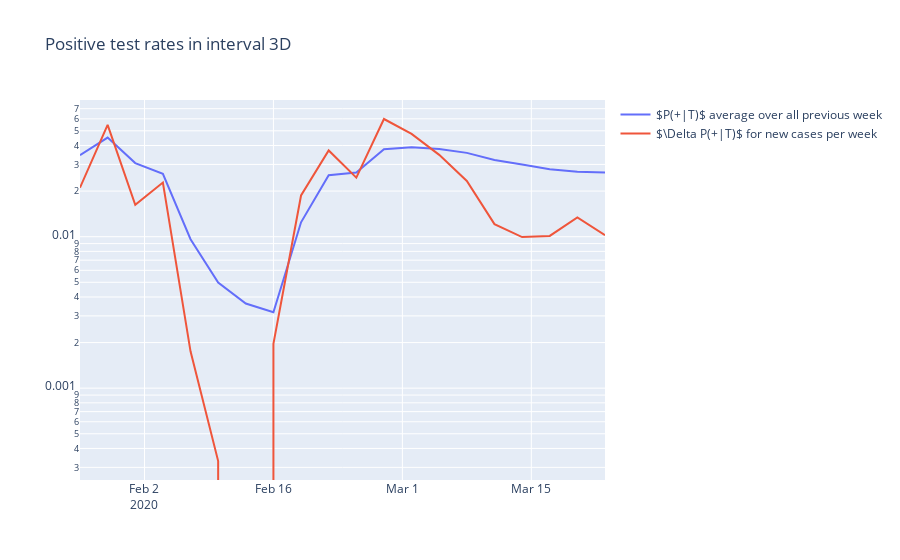

Notebook source saved alongside this figure:
### Code cell
df3 = df2.copy()
df3["delta_p_positive"] = df3["delta_n_positive"] / df3["delta_n_tests"]
df3["delta_p_negative"] = 1 - df3["delta_p_positive"]
df3["p_positive"] = df3["n_positive"] / df3["n_tests"]
df3["p_negative"] = 1 - df3["p_positive"]

fig = go.Figure()
fig.add_trace(
    go.Scatter(
        x=df3.date,
        y=df3.p_positive,
        mode="lines",
        name="$P(+|T)$ average over all previous week",
    )
)
fig.add_trace(
    go.Scatter(
        x=df3.date,
        y=df3.delta_p_positive,
        mode="lines",
        name="$\Delta P(+|T)$ for new cases per week",
    )
)
fig.update_layout(yaxis_type="log", title=f"Positive test rates in interval {freq}")
fig.show()

### Figure 1 — Plotly figure (JSON) as saved in the notebook; plotly's stock layout.template omitted (floating-point values rounded to 4 significant figures)
{"data": [{"mode": "lines", "name": "$P(+|T)$ average over all previous week", "type": "scatter", "x": ["2020-01-26T00:00:00", "2020-01-29T00:00:00", "2020-02-01T00:00:00", "2020-02-04T00:00:00", "2020-02-07T00:00:00", "2020-02-10T00:00:00", "2020-02-13T00:00:00", "2020-02-16T00:00:00", "2020-02-19T00:00:00", "2020-02-22T00:00:00", "2020-02-25T00:00:00", "2020-02-28T00:00:00", "2020-03-02T00:00:00", "2020-03-05T00:00:00", "2020-03-08T00:00:00", "2020-03-11T00:00:00", "2020-03-14T00:00:00", "2020-03-17T00:00:00", "2020-03-20T00:00:00", "2020-03-23T00:00:00"], "y": [0.03448, 0.04508, 0.03061, 0.02599, 0.009623, 0.004979, 0.00362, 0.003172, 0.01244, 0.02543, 0.0265, 0.03777, 0.03897, 0.03798, 0.03575, 0.03209, 0.03, 0.0279, 0.02682, 0.02651]}, {"mode": "lines", "name": "$\\Delta P(+|T)$ for new cases per week", "type": "scatter", "x": ["2020-01-26T00:00:00", "2020-01-29T00:00:00", "2020-02-01T00:00:00", "2020-02-04T00:00:00", "2020-02-07T00:00:00", "2020-02-10T00:00:00", "2020-02-13T00:00:00", "2020-02-16T00:00:00", "2020-02-19T00:00:00", "2020-02-22T00:00:00", "2020-02-25T00:00:00", "2020-02-28T00:00:00", "2020-03-02T00:00:00", "2020-03-05T00:00:00", "2020-03-08T00:00:00", "2020-03-11T00:00:00", "2020-03-14T00:00:00", "2020-03-17T00:00:00", "2020-03-20T00:00:00", "2020-03-23T00:00:00"], "y": [0.02105, 0.05469, 0.01626, 0.02278, 0.001751, 0.0003305, 0, 0.001963, 0.01871, 0.03711, 0.02455, 0.05984, 0.04769, 0.03469, 0.02335, 0.0121, 0.009939, 0.01012, 0.01341, 0.01023]}], "layout": {"title": {"text": "Positive test rates in interval 3D"}, "yaxis": {"type": "log"}}}
